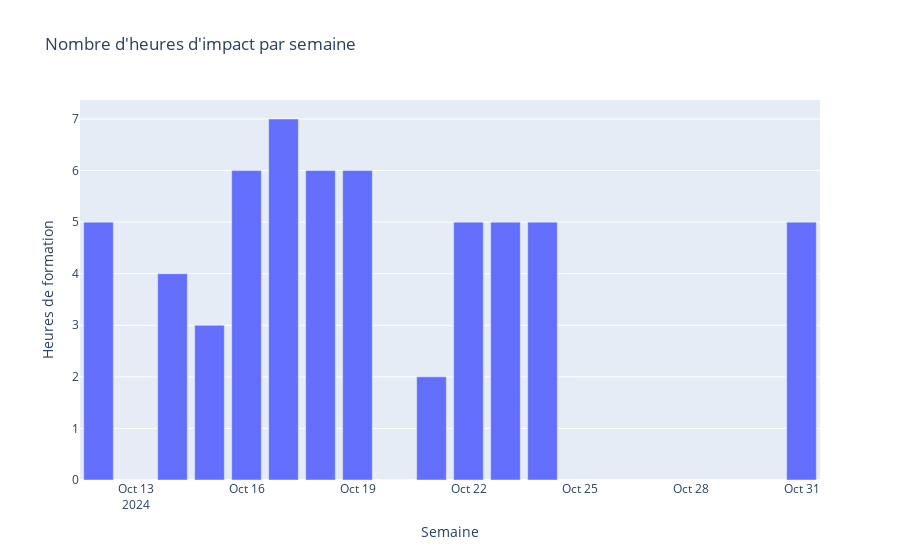

Notebook code cell kept with this figure:
### Code cell
import plotly.express as px

def tendance_temporelle(data):
 # Grouper les données par jour
    tendance = data.groupby('Date').agg({
        'Durée (en heure)': 'sum',
        'Nombre d\'enseignants impactés': 'sum'
    }).reset_index().dropna()
    return tendance

# Calculer la tendance temporelle
tendance = tendance_temporelle(data_cleaned)

# Créer un graphique en barres pour les heures par semaine
fig = px.bar(tendance, x='Date', y='Durée (en heure)',
             title='Nombre d\'heures d\'impact par semaine',
             labels={'Durée (en heure)': 'Heures de formation', 'Date': 'Semaine'})

# Afficher le graphique
fig.show()

### Figure 1 — Plotly figure (JSON) as saved in the notebook; plotly's stock layout.template omitted (floating-point values rounded to 4 significant figures)
{"data": [{"alignmentgroup": "True", "hovertemplate": "Semaine=%{x}<br>Heures de formation=%{y}<extra></extra>", "legendgroup": "", "marker": {"color": "#636efa", "pattern": {"shape": ""}}, "name": "", "offsetgroup": "", "orientation": "v", "showlegend": false, "textposition": "auto", "type": "bar", "x": ["2024-10-12T00:00:00", "2024-10-13T00:00:00", "2024-10-14T00:00:00", "2024-10-15T00:00:00", "2024-10-16T00:00:00", "2024-10-17T00:00:00", "2024-10-18T00:00:00", "2024-10-19T00:00:00", "2024-10-20T00:00:00", "2024-10-21T00:00:00", "2024-10-22T00:00:00", "2024-10-23T00:00:00", "2024-10-24T00:00:00", "2024-10-31T00:00:00"], "xaxis": "x", "y": [5, 0, 4, 3, 6, 7, 6, 6, 0, 2, 5, 5, 5, 5], "yaxis": "y"}], "layout": {"barmode": "relative", "legend": {"tracegroupgap": 0}, "title": {"text": "Nombre d'heures d'impact par semaine"}, "xaxis": {"anchor": "y", "domain": [0, 1], "title": {"text": "Semaine"}}, "yaxis": {"anchor": "x", "domain": [0, 1], "title": {"text": "Heures de formation"}}}}
